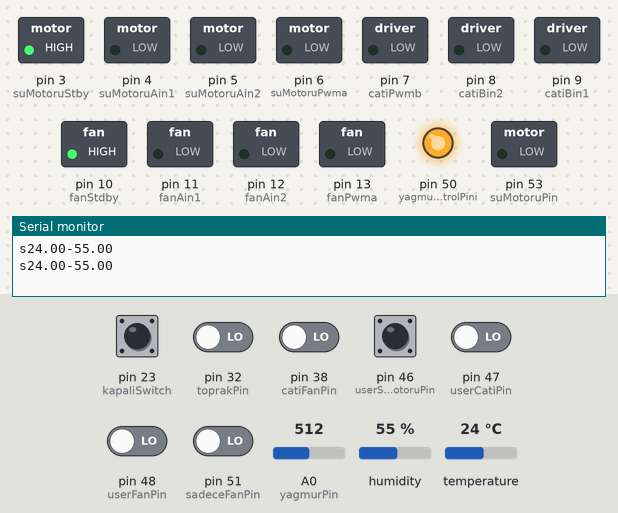
Recording of a sketch running on a simulated Arduino Mega 2560, built with avr-gcc and run on an emulated ATmega2560. On the bench: switched loads named in the sketch (green lamp = pin HIGH), output pins drawn as LEDs (lit = HIGH), the last lines printed to the serial monitor. The inputs (shaded band) are chosen by the test bench; at power-on: pin 23 (kapaliSwitch), pin 32 (toprakPin), pin 38 (catiFanPin), pin 46 (userSuMotoruPin), pin 47 (userCatiPin), pin 48 (userFanPin), pin 51 (sadeceFanPin) LOW, A0 (yagmurPin) = 512, humidity 55 %, temperature 24 °C.

Above: at 2.9 s.
3.0 s: pin 32 (toprakPin) driven HIGH
At 5.3 s:
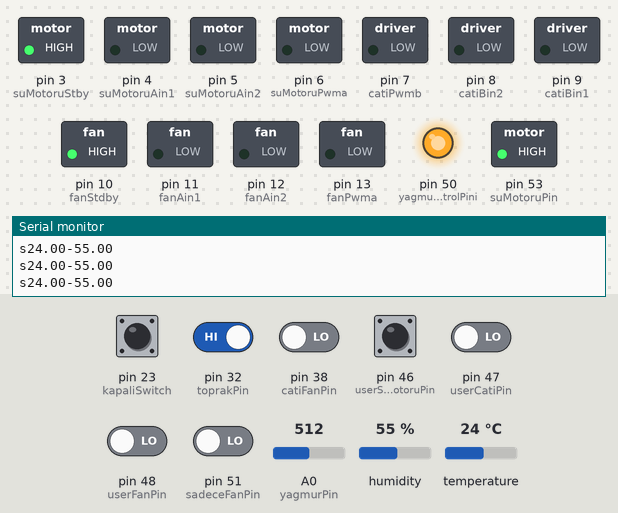
5.7 s: A0 (yagmurPin) set to 104
8.3 s: A0 (yagmurPin) set to 94
At 9.3 s:
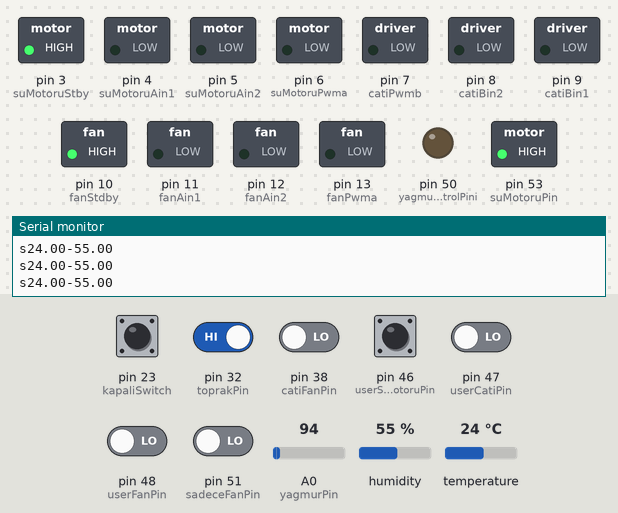
10.2 s: pin 38 (catiFanPin) driven HIGH
At 11.5 s:
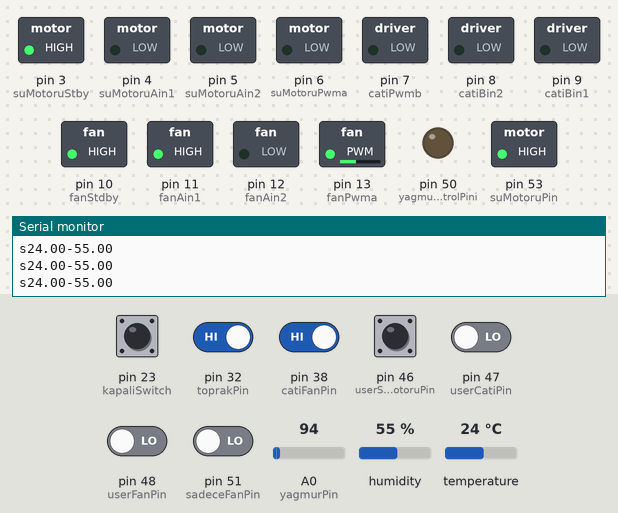
12.0 s: pin 23 (kapaliSwitch) pulled HIGH for 1 s
At 13.8 s:
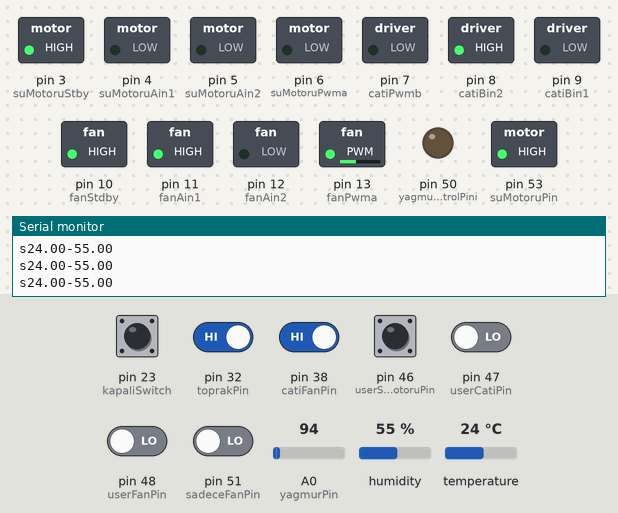
14.5 s: pin 46 (userSuMotoruPin) pulled HIGH for 1 s
At 17.2 s:
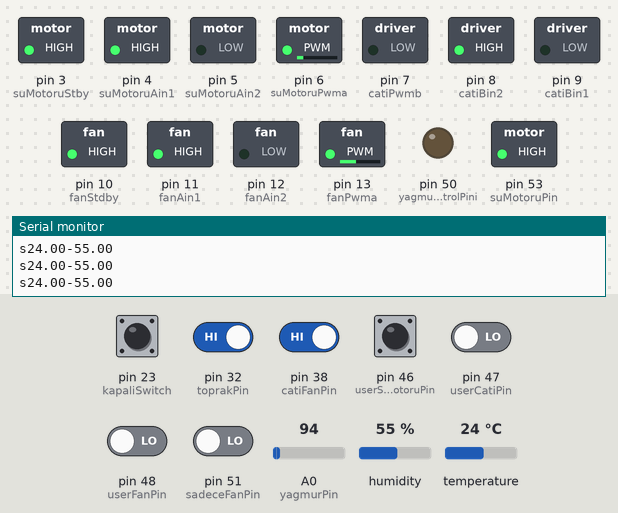
Timing chart, 0 to 19.4 s (numbered marks = the images above; inputs shaded):
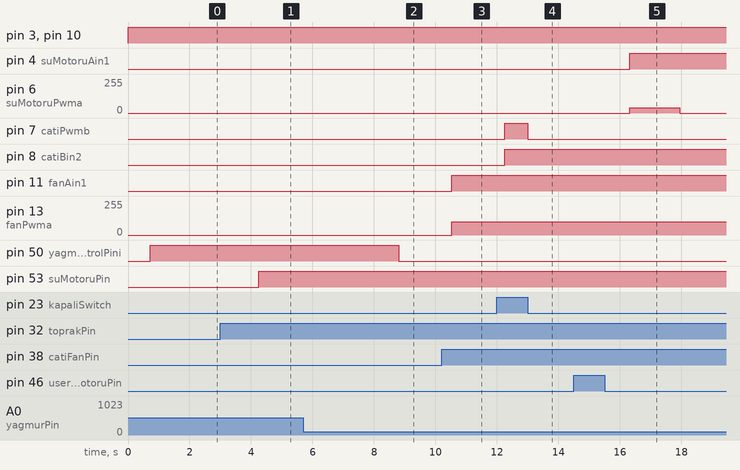

The sketch:

arduinomega.ino
```cpp
#include <SoftwareSerial.h>

// software serial : TX = digital pin 10, RX = digital pin 11
//SoftwareSerial mySerial(18, 19); // RX, TX
//SoftwareSerial mySerial2(17, 16);


#include "DHT.h"
#define DHTPIN 36
#define DHTTYPE DHT11
DHT dht(DHTPIN, DHTTYPE);


int userFanPin=48;//Kullanıcı Taraflı Fan Kullanımı; D4
int userCatiPin = 47;//Kullanıcı taraflı Çatı kullanımı D7
int userSuMotoruPin=46;//Kullanıcı taraflı Su Motoru kullanımı D6;

int catiFanPin = 38; // NodeMCU D0
int sadeceFanPin = 51;//Sadece Fan AÃ§ma Pini D3 / 51
int yagmurKontrolPini = 50;//YaÄŸmur durumu Ã§Ä±kÄ±ÅŸ pini D2 / 50
int suMotoruPin = 53;//NODEMCU D1/53
int yagmurPin = A0;

int fanPwma = 13;
int fanAin2 = 12;
int fanAin1 = 11;
int fanStdby = 10;
float nem;
float sicaklik;

int catiPwmb = 7;
int catiBin2 = 8;
int catiBin1 = 9;

boolean uCati,uFan,uSuMotoru;


int acikSwitch = 22;
int kapaliSwitch = 23;

int suMotoruPwma = 6;
int suMotoruAin2 = 5;
int suMotoruAin1 = 4;
int suMotoruStby = 3;
int toprakPin = 32;


void setup()
{
 Serial.begin(9600);
 Serial1.begin(9600);

 pinMode(sadeceFanPin,INPUT);
 pinMode(yagmurKontrolPini,OUTPUT);
 pinMode(suMotoruPin, OUTPUT);
 pinMode(catiFanPin,INPUT);
 pinMode(acikSwitch,INPUT);

  pinMode (fanStdby, OUTPUT);
  pinMode (fanPwma, OUTPUT);
  pinMode (fanAin2, OUTPUT);
  pinMode (fanAin1, OUTPUT);

  pinMode (catiPwmb, OUTPUT);
  pinMode (catiBin2, OUTPUT);
  pinMode (catiBin1, OUTPUT);

  pinMode (suMotoruStby, OUTPUT);
  pinMode (suMotoruPwma, OUTPUT);
  pinMode (suMotoruAin2, OUTPUT);
  pinMode (suMotoruAin1, OUTPUT);
  pinMode (toprakPin, INPUT);

  pinMode(userFanPin,INPUT);
  pinMode(userCatiPin,INPUT);
  pinMode(userSuMotoruPin,INPUT);


}

void loop()
{
digitalWrite(fanStdby, HIGH);
digitalWrite(suMotoruStby, HIGH);

kullaniciTarafliDegerleriOku();
sicaklikNemOku();
delay(100);
sicaklikGonder();
delay(100);
yagmurDurumuGonder();
delay(100);
sadeceFanAcKapa();
delay(100);
catiFanAcKapa();
delay(100);
toprakOku();
delay(100);


delay(500);

}

void kullaniciTarafliDegerleriOku()
{
  if(digitalRead(userFanPin) == HIGH) uFan=true;
  else uFan=false;

  if(digitalRead(userCatiPin) == HIGH) uCati=true;
  else uCati=false;

  if(digitalRead(userSuMotoruPin) == HIGH) uSuMotoru=true;
  else uSuMotoru=false;
}

void toprakOku()
{
if(digitalRead(toprakPin) == true)
{
    if(!uSuMotoru)
    {
      analogWrite(suMotoruPwma,0);
      digitalWrite(suMotoruPin,HIGH);
      }
    else
    {
       digitalWrite(suMotoruPin,HIGH);
      analogWrite(suMotoruPwma,40);

        digitalWrite(suMotoruAin2,LOW);
  digitalWrite(suMotoruAin1,HIGH);
      }
}
else
{
 digitalWrite(suMotoruPin,LOW);
  analogWrite(suMotoruPwma,0);

}
}

void sicaklikNemOku()
{
 nem = dht.readHumidity();
 delay(500);
sicaklik = dht.readTemperature();

}


void sicaklikGonder()
{

String stringOne = "s";
String string = "";
String stringThree = stringOne + sicaklik ;
stringThree+='-';
stringThree+=string+nem;


Serial.println(stringThree);

}


void sadeceFanAcKapa()
{
  if(digitalRead(sadeceFanPin) == HIGH)
{
    analogWrite(fanPwma,100);
    digitalWrite(fanAin1, HIGH);
    digitalWrite(fanAin2, LOW);
    uCati=false;
    catiKapa();
}
else
 {
  if(digitalRead(catiFanPin) == HIGH){
    analogWrite(fanPwma,100);
    digitalWrite(fanAin1, HIGH);
    digitalWrite(fanAin2, LOW);
    }
    else
    {
       if(uFan)
        analogWrite(fanPwma,100);
       else
        analogWrite(fanPwma,0);
     }
 }
}


void catiFanAcKapa()
{
  if(digitalRead(catiFanPin) == HIGH)
{
    analogWrite(fanPwma,100);
    digitalWrite(fanAin1, HIGH);
    digitalWrite(fanAin2, LOW);
    if(uCati)catiAc();//Çatı kullanıcı taraflı açık mı?Açıksa çatıyı aç,değilse açma
    else catiKapa();
}
else
{
    if(uCati)catiAc();//Çatı kullanıcı taraflı açık mı?Açıksa çatıyı aç,değilse açma
    else catiKapa();
}
}


void yagmurDurumuGonder()
{
  if(analogRead(yagmurPin) > 100)
{
  digitalWrite(yagmurKontrolPini,HIGH);
}
else if(analogRead(yagmurPin) < 100)
{
  digitalWrite(yagmurKontrolPini,LOW);


}
}

void catiAc()
{
  while(digitalRead(acikSwitch) == HIGH)//Açık Switche değene kadar Pwmb tam kapasite çalışıyor
    {
      analogWrite(catiPwmb,255);
      digitalWrite(catiBin2,LOW);
      digitalWrite(catiBin1,HIGH);
    }
    analogWrite(catiPwmb,0);
}

void catiKapa()
{
  while(digitalRead(kapaliSwitch) == HIGH)//Kapalı Switche değene kadar Pwmb tam kapasite
    {
      analogWrite(catiPwmb,255);
      digitalWrite(catiBin2,HIGH);
      digitalWrite(catiBin1,LOW);
    }
    analogWrite(catiPwmb,0);

}
```

Measured:
- the behaviour switches between 100 and 99 on A0 (yagmurPin) (found by bisection; images 1 and 2)
- after the input at 3.0 s, pin 53 (suMotoruPin): LOW → HIGH after 1.2 s
- after the input at 8.3 s, pin 50 (yagmurKontrolPini): HIGH → LOW after 0.50 s
- after the input at 10.2 s, pin 11 (fanAin1): LOW → HIGH after 0.32 s; pin 13 (fanPwma): 0/255 → 100/255 after 0.32 s
- after the input at 12.0 s, pin 7 (catiPwmb): LOW → HIGH after 0.25 s, → LOW 0.75 s later; pin 8 (catiBin2): LOW → HIGH after 0.25 s
- after the input at 14.5 s, pin 4 (suMotoruAin1): LOW → HIGH after 1.8 s; pin 6 (suMotoruPwma): 0/255 → 40/255 after 1.8 s, → 0/255 1.6 s later
